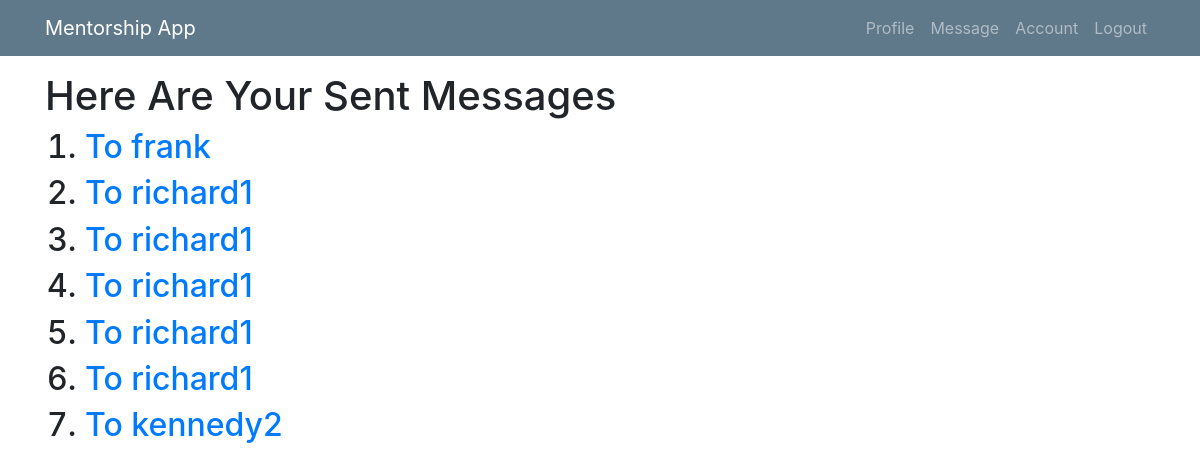
The page /list-message/ (signed in) on the database as committed earlier.
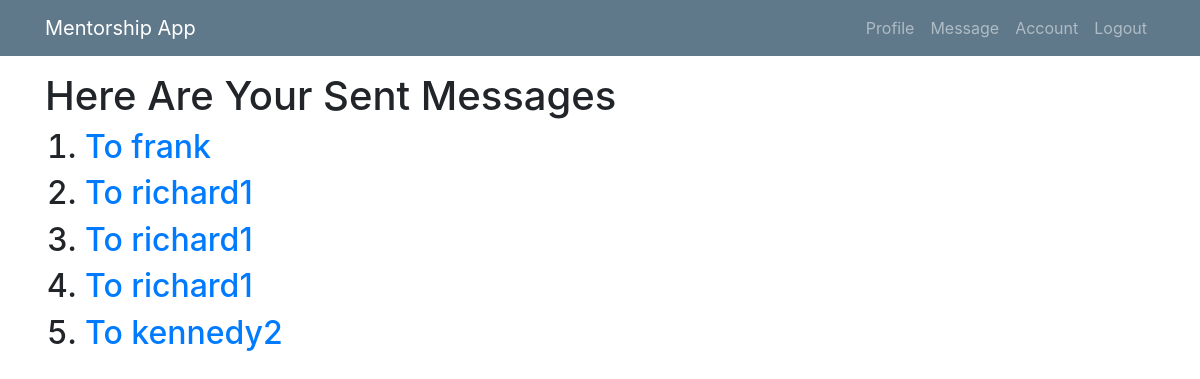
The same page on the database as committed later.
### mentee/models.py (models this page shows, shortened)
class Msg(models.Model):
    sender = models.ForeignKey(User, related_name="sender", on_delete=models.CASCADE, null=True)
    receipient = models.ForeignKey(User, related_name="receipient", on_delete=models.CASCADE)
    msg_content = models.TextField(max_length=100)
    sent_at = models.DateTimeField(null=True, blank=True)
    comment = models.TextField(blank=True, null=True)
    comment_at = models.DateTimeField(blank=True, null=True)
    is_approved = models.BooleanField(default=False, verbose_name="Approve?")
    date_approved = models.DateTimeField(blank=True, null=True)
    class Meta:
        ordering = ['-sent_at']

class User(AbstractUser):
    is_mentee = models.BooleanField(default=False)
    is_mentor = models.BooleanField(default=False)

### mentee/views/mentee.py (the view)
# urls.py: path('list-message/', mentee.MessageListView.as_view(), name='list'),
class MessageListView(LoginRequiredMixin, UserPassesTestMixin, ListView):
    model = Msg
    template_name = 'menti/listmessages.html'
    context_object_name = 'sentmesso'
    def test_func(self):
        return self.request.user.is_mentee
    def get_queryset(self):
        return self.model.objects.filter(sender=self.request.user)

### mentee/templates/menti/listmessages.html
{% extends 'menti/base.html' %}
{% block content %}
<h1>Here Are Your Sent Messages</h1>
     {% if sentmesso %}
  <ol>
      {% for messo in sentmesso %}
      <h2><li><a href="{% url 'sent' pk=messo.pk %}">To {{ messo.receipient }} </a></li></h2>
      {% endfor %}
  </ol>
{% else %}
<p>There Are no sent Messages</p>
{% endif %}
{% endblock %}

Rows that differ between the two databases and show on the page:
removed Msg: receipient "richard1"
removed Msg: receipient "richard1"
